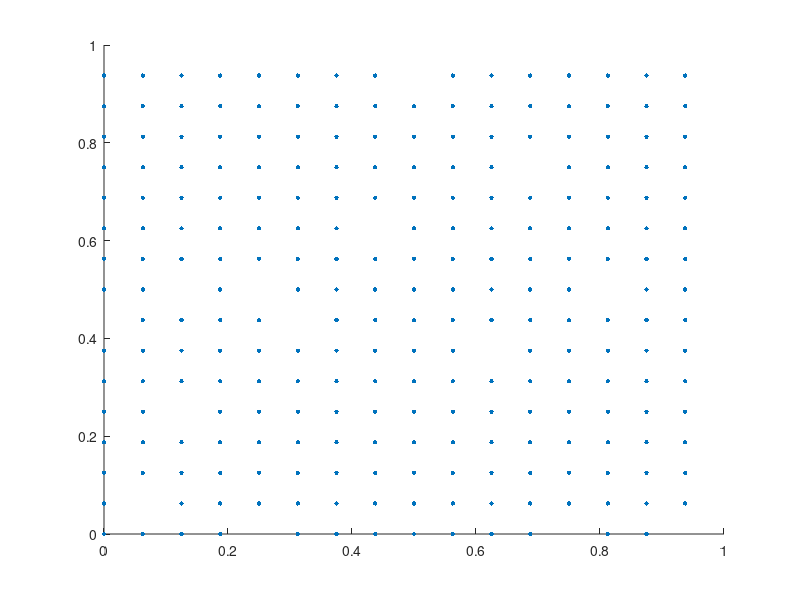

MATLAB code for this plot:
clear;
a=5;c=1;m=16;x0=1;
intx = zeros(1,m-1);
intx(1,1) = x0;
realx = zeros(1,1500);
realx(1,1) = x0 / m;
for i = 2:m-1
    intx(1,i) = mod(intx(1,i-1)*a+c,m);
    realx(1,i) = intx(1,i) / m;
end
for i = 16:1500
    realx(1,i)=realx(1,i-15)-realx(1,i-7);
    if realx(1,i)<0
        realx(1,i) = realx(1,i)+1;
    end
end
x = realx(1:2:end);
y = realx(2:2:end);
scatter(x,y,10,'filled');